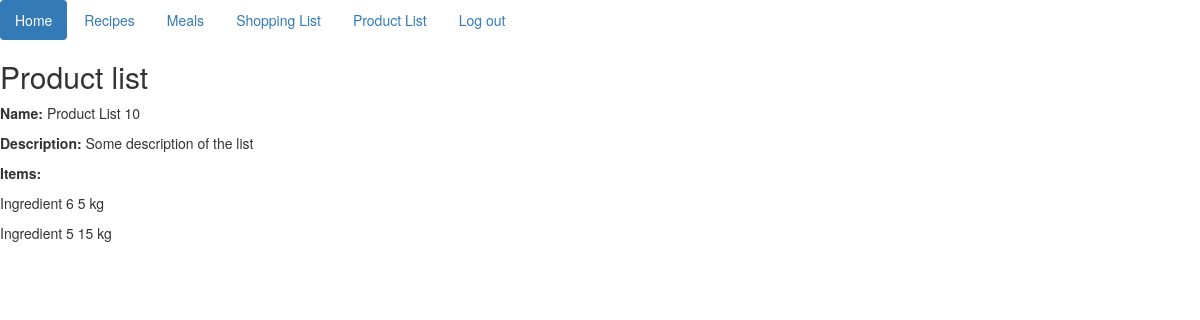
/product_list/1/ (signed in), run on an earlier commit of the app's database.
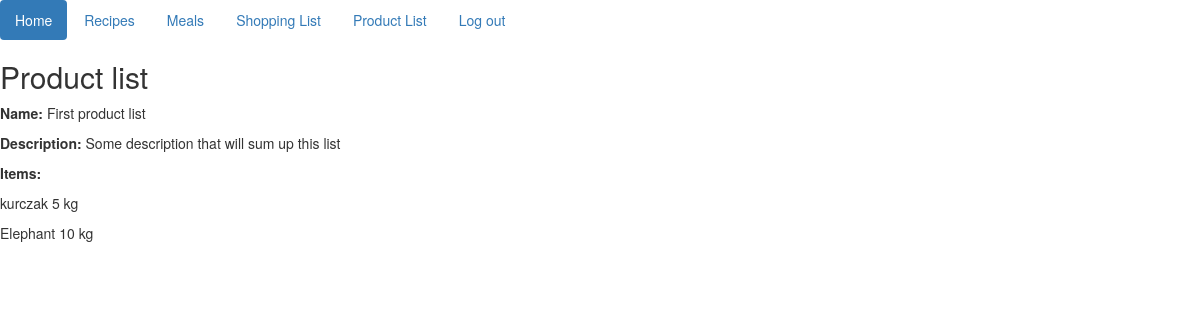
And on a later commit of the database.
### recipe/models.py (models this page shows, shortened)
class ProductList(models.Model):
    name = models.CharField(max_length=200)
    user = models.ForeignKey(User, on_delete=models.CASCADE)
    description = models.CharField(max_length=200)
    items = models.ManyToManyField(Ingredient)
    class Meta:
        ordering = ["-id"]

class Ingredient(models.Model):
    name = models.CharField(max_length=200)
    value = models.IntegerField()
    unit = models.CharField(max_length=20)

### website/views.py (the view)
# urls.py: url(r'^product_list/(?P<pk>\d+)/$', show_product_list),
@login_required
def show_product_list(request, **kwargs):
    pk = int(kwargs.get('pk', None))
    try:
        list = ProductList.objects.get(id=pk)
        items = list.items.all()
        name = "Product list"
        return render_to_response('list.html', locals(), RequestContext(request))
    except:
        return HttpResponse(status=404)

### templates/list.html
{% extends "index.html" %}
{% block content %}
    <h2>{{ name }}</h2>
    <p><b>Name:</b> {{ list.name }}</p>
    <p><b>Description:</b> {{ list.description }}</p>
    <p><b>Items: </b></p>
    {% for item in items %}
        <p> {{ item.name }} {{ item.value }} {{ item.unit }}</p>
    {% endfor %}
{% endblock %}

### templates/index.html (shortened to what this page needs)
<!DOCTYPE html>
<html lang="en">
<head>
    <link rel="stylesheet" href="https://maxcdn.bootstrapcdn.com/bootstrap/3.3.6/css/bootstrap.min.css"
>
    <link rel="stylesheet" href="https://maxcdn.bootstrapcdn.com/bootstrap/3.3.6/css/bootstrap-theme.min.css"
>
    <link rel="stylesheet" href="//code.jquery.com/ui/1.11.0/themes/smoothness/jquery-ui.css">
    <link rel="stylesheet" href="http://code.jquery.com/ui/1.11.0/themes/smoothness/jquery-ui.css">
</head>
<body>
<ul class="nav nav-pills">
    <li role="presentation" class="active"><a href="/">Home</a></li>
    <li role="presentation"><a href="/recipes">Recipes</a></li>
    {% if user.is_authenticated %}
        <li role="presentation"><a href="/meals">Meals</a></li>
        <li role="presentation"><a href="/shopping_lists">Shopping List</a></li>
        <li role="presentation"><a href="/product_lists">Product List</a></li>
        <li role="presentation"><a href="/logout">Log out</a></li>
    {% else %}
        <li role="presentation"><a href="/login">Login</a></li>
        <li role="presentation"><a href="/register">Register</a></li>
    {% endif %}
</ul>
{% block content %}
{% endblock %}
</body>
</html>

What changed in the data, as far as the page shows it:
removed Ingredient: name "Ingredient 6", value "5", unit "kg"
removed Ingredient: name "Ingredient 5", value "15", unit "kg"
changed ProductList: name "Product List 10" → "First product list"; description "Some description of the list" → "Some description that will sum up this list"
added Ingredient: name "kurczak", value "5", unit "kg"
added Ingredient: name "Elephant", value "10", unit "kg"
